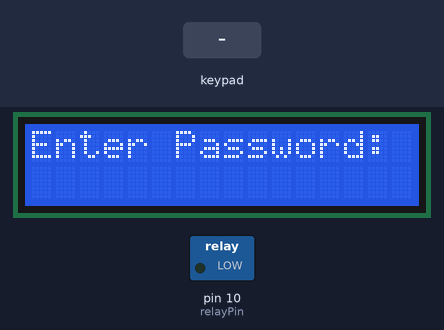
Bench run of a sketch on a simulated Arduino Uno, built with avr-gcc and run on an emulated ATmega328P. Parts: 16×2 character LCD, switched loads named in the sketch (green lamp = pin HIGH). Inputs (shaded band) come from the test bench.

Above: at 3.2 s.
3.3 s: keypad keys 1 2 3 4 # pressed 0.4 s apart
At 5.7 s:
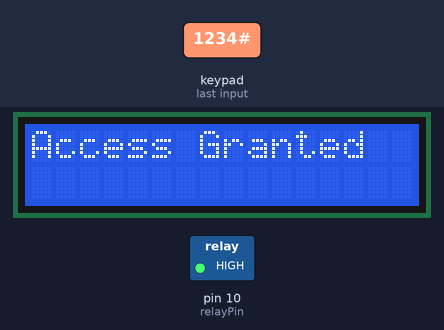
8.3 s: key 'A' pressed
At 8.8 s:
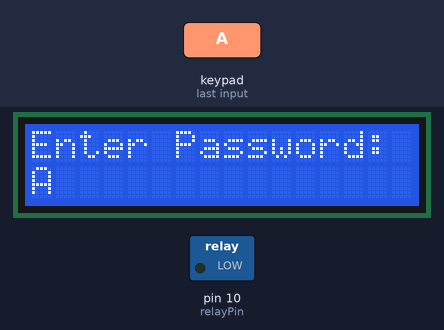
9.8 s: key 'B' pressed
At 11.0 s:
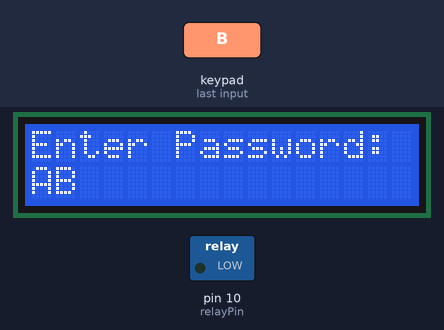
11.3 s: keypad keys 1 2 3 4 A pressed 0.4 s apart
At 13.8 s:
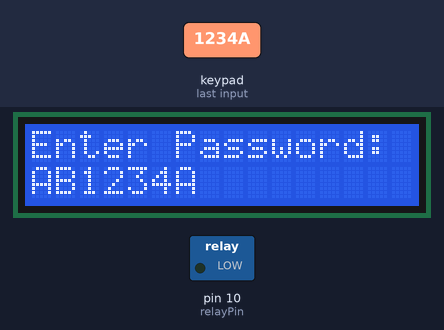
14.8 s: key 'C' pressed
At 15.4 s:
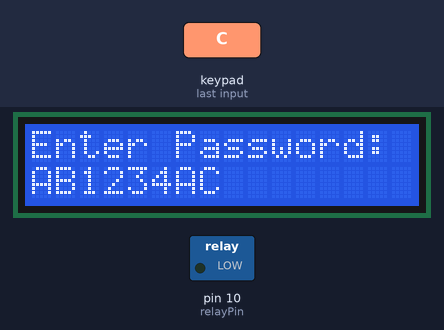
16.3 s: keypad keys 1 2 3 4 D pressed 0.4 s apart
At 19.2 s:
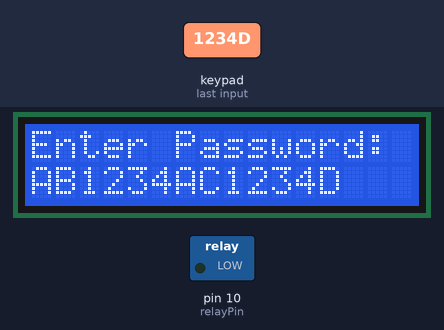
Timing chart, 0 to 20.7 s (numbered marks = the images above; inputs shaded):
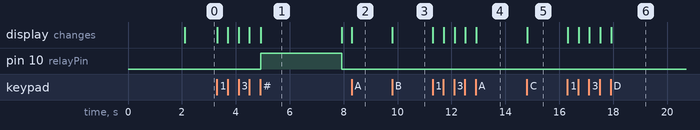

Measured:
- after the input at 3.3 s, pin 10 (relayPin): LOW → HIGH after 1.6 s, → LOW 3.0 s later; the display: first changes at once (image 1 shows a later state)
- after the input at 8.3 s, the display: changes at once (image 2)
- after the input at 9.8 s, the display: changes at once (image 3)
- after the input at 11.3 s, the display: first changes at once (image 4 shows a later state)
- after the input at 14.8 s, the display: changes at once (image 5)
- after the input at 16.3 s, the display: first changes at once (image 6 shows a later state)
- what the display in image 1 shows lasts 3.0 s, from 4.9 s to 7.9 s

The sketch:

smart_door_lock.ino
```cpp
#include <Wire.h>
#include <LiquidCrystal_I2C.h>
#include <Keypad.h>

/* -------- LCD Configuration -------- */
LiquidCrystal_I2C lcd(0x27, 16, 2);

/* -------- Keypad Configuration -------- */
const byte ROWS = 4;
const byte COLS = 4;

char keys[ROWS][COLS] = {
  {'1','2','3','A'},
  {'4','5','6','B'},
  {'7','8','9','C'},
  {'*','0','#','D'}
};

byte rowPins[ROWS] = {9, 8, 7, 6};
byte colPins[COLS] = {A0, A1, A2, A3};

Keypad keypad = Keypad(makeKeymap(keys), rowPins, colPins, ROWS, COLS);

/* -------- Door Lock Configuration -------- */
const int relayPin = 10;
String correctPassword = "1234";
String enteredPassword = "";

void setup() {
  lcd.init();
  lcd.backlight();

  pinMode(relayPin, OUTPUT);
  digitalWrite(relayPin, LOW);

  lcd.setCursor(0, 0);
  lcd.print("SMART DOOR LOCK");
  delay(2000);
  lcd.clear();
  lcd.print("Enter Password:");
}

void loop() {
  char key = keypad.getKey();

  if (key) {
    if (key == '#') {
      verifyPassword();
    }
    else if (key == '*') {
      resetInput();
    }
    else {
      enteredPassword += key;
      lcd.setCursor(0, 1);
      lcd.print(enteredPassword);
    }
  }
}

void verifyPassword() {
  lcd.clear();

  if (enteredPassword == correctPassword) {
    lcd.print("Access Granted");
    digitalWrite(relayPin, HIGH);   // Unlock door
    delay(3000);
    digitalWrite(relayPin, LOW);    // Lock door
  } else {
    lcd.print("Access Denied");
    delay(2000);
  }

  resetInput();
}

void resetInput() {
  enteredPassword = "";
  lcd.clear();
  lcd.print("Enter Password:");
}
```
